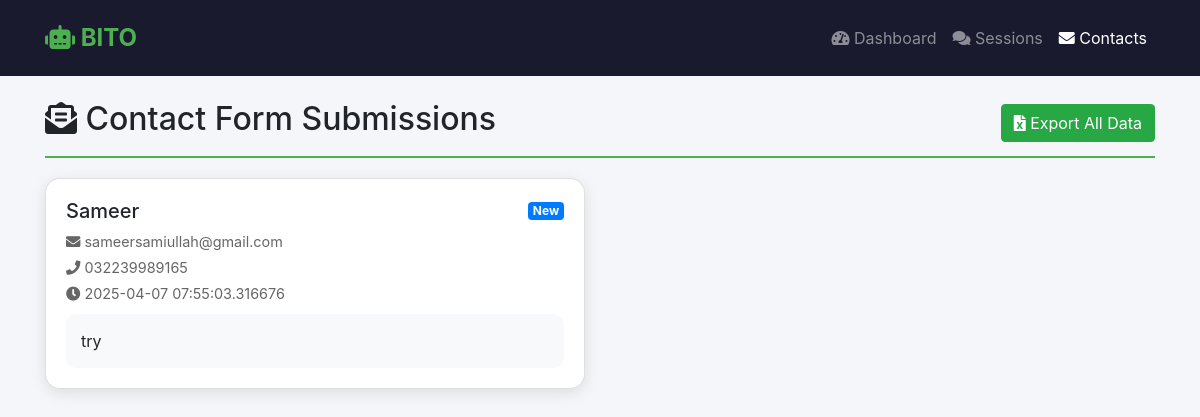
The app's page /contacts (signed in), older data.
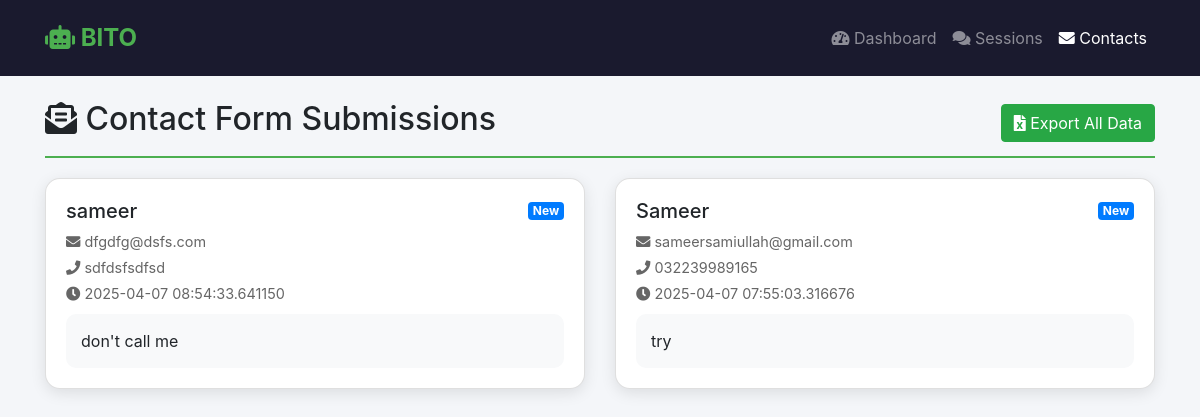
The same page, newer data.
### tables this page shows
CREATE TABLE contact_forms (
	id INTEGER NOT NULL, 
	name VARCHAR(100) NOT NULL, 
	email VARCHAR(100) NOT NULL, 
	phone VARCHAR(20) NOT NULL, 
	message TEXT, 
	submission_date DATETIME, 
	status VARCHAR(20), 
	PRIMARY KEY (id)
);

### admin_panel/app.py (the view)
@app.route('/contacts')
@admin_required
def view_contacts():
    try:
        conn = get_db_connection()
        cursor = conn.cursor()
        cursor.execute('SELECT * FROM contact_forms ORDER BY submission_date DESC')
        contacts = cursor.fetchall()
        conn.close()
        return render_template('contacts.html', contacts=contacts)
    except sqlite3.Error as e:
        return "Database error", 500

### admin_panel/app.py (called while the page is built)
def admin_required(f):
    @wraps(f)
    def decorated_function(*args, **kwargs):
        if 'admin_logged_in' not in session:
            return redirect(url_for('login'))
        return f(*args, **kwargs)
    return decorated_function

def get_db_connection():
    try:
        conn = sqlite3.connect(DATABASE_PATH)
        conn.row_factory = sqlite3.Row
        return conn
    except sqlite3.Error as e:
        print(f"Database error: {e}")
        return None

### admin_panel/templates/contacts.html (shortened to what this page needs)
<!DOCTYPE html>
<html>
<head>
    <link rel="stylesheet" href="https://stackpath.bootstrapcdn.com/bootstrap/4.5.2/css/bootstrap.min.css">
    <link rel="stylesheet" href="https://cdnjs.cloudflare.com/ajax/libs/font-awesome/5.15.4/css/all.min.css">
</head>
<body>
    <nav class="navbar navbar-expand-lg navbar-dark navbar-bito">
        <div class="container">
            <a class="navbar-brand" href="#"><i class="fas fa-robot"></i> BITO</a>
            <div class="navbar-nav ml-auto">
                <a class="nav-item nav-link" href="{{ url_for('dashboard') }}">
                    <i class="fas fa-tachometer-alt"></i> Dashboard
                </a>
                <a class="nav-item nav-link" href="{{ url_for('view_sessions') }}">
                    <i class="fas fa-comments"></i> Sessions
                </a>
                <a class="nav-item nav-link active" href="{{ url_for('view_contacts') }}">
                    <i class="fas fa-envelope"></i> Contacts
                </a>
            </div>
        </div>
    </nav>
    <div class="container mt-4">
        <div class="contact-header d-flex justify-content-between align-items-center">
            <h2><i class="fas fa-envelope-open-text"></i> Contact Form Submissions</h2>
            <a href="{{ url_for('export_data') }}" class="btn btn-success">
                <i class="fas fa-file-excel"></i> Export All Data
            </a>
        </div>
        <div class="row">
            {% for contact in contacts %}
            <div class="col-md-6">
                <div class="card contact-card">
                    <div class="card-body">
                        <div class="d-flex justify-content-between align-items-center">
                            <h5 class="card-title mb-0">{{ contact['name'] }}</h5>
                            <span class="badge badge-primary">New</span>
                        </div>
                        <div class="contact-info mt-2">
                            <p class="mb-1">
                                <i class="fas fa-envelope"></i> {{ contact['email'] }}
                            </p>
                            <p class="mb-1">
                                <i class="fas fa-phone"></i> {{ contact['phone'] }}
                            </p>
                            <p class="mb-1">
                                <i class="fas fa-clock"></i> {{ contact['submission_date'] }}
                            </p>
                        </div>
                        <div class="message-content">
                            <p class="mb-0">{{ contact['message'] }}</p>
                        </div>
                    </div>
                </div>
            </div>
            {% endfor %}
        </div>
    </div>
</body>
</html>

Row changes from the older to the newer data that the page shows:
added contact_forms: name "sameer", email "dfgdfg@dsfs.com", phone "sdfdsfsdfsd", submission_date "2025-04-07 08:54:33.641150", message "don't call me"
